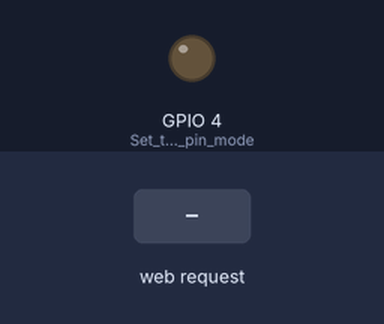
Recording of a sketch running on a simulated ESP32. Shown: output pins drawn as LEDs (lit = HIGH). Inputs (shaded band) come from the test bench. WiFi joins after 1.5 s; servers stay silent unless stated; what the sketch prints to the serial monitor is not drawn.

Above: at 2.7 s.
2.8 s: HTTP request GET /?command=on received
At 3.8 s:
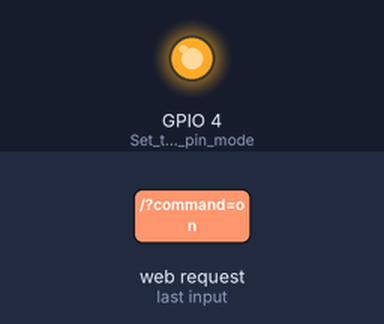
4.4 s: HTTP request GET /?command=off received
At 5.3 s:
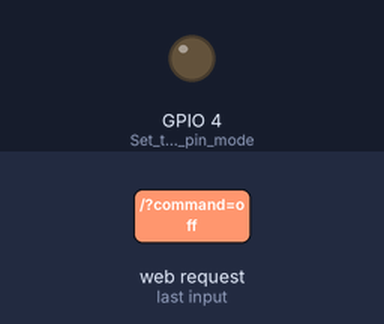
Timing chart, 0 to 7.4 s (numbered marks = the images above; inputs shaded):
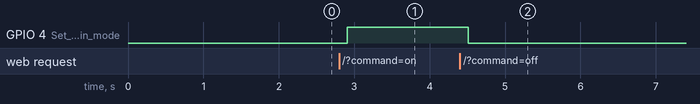

Measured:
- after the input at 2.8 s, GPIO 4 (Set_the_LED_pin_mode): LOW → HIGH after 0.11 s
- after the input at 4.4 s, GPIO 4 (Set_the_LED_pin_mode): HIGH → LOW after 0.11 s

The sketch:

2.ino
```cpp
#include <WiFi.h>
#include <WebServer.h>

// WiFi credentials
const char *ssid = "***";
const char *password = "***";

// Create a server at port 80
WiFiServer server(80);

// Variables to store the On and Off times
unsigned long onTime = 1000;  // Default to 1 second on
unsigned long offTime = 1000; // Default to 1 second off
int blink = 0; //if set time it is 1 else 0
bool ledState = LOW;


void setup() {
  Serial.begin(115200);
  pinMode(4, OUTPUT);  // Set the LED pin mode

  // Connect to WiFi
  Serial.println();
  Serial.print("Connecting to ");
  Serial.println(ssid);
  WiFi.begin(ssid, password);

  while (WiFi.status() != WL_CONNECTED) {
    delay(500);
    Serial.print(".");
  }

  Serial.println("");
  Serial.println("WiFi connected.");
  Serial.println("IP address: ");
  Serial.println(WiFi.localIP());

  // Start the server
  server.begin();
}

void loop() {

  // Handle LED timing
  if (blink == 0){
    digitalWrite(4, ledState);  // Update the actual LED
  }else {
    digitalWrite(4, HIGH);
    delay(onTime);
    digitalWrite(4, LOW);
    delay(offTime);
  }


  WiFiClient client = server.available();  // Listen for incoming clients

  if (client) {
    Serial.println("New Client.");
    String currentLine = "";  // Make a String to hold incoming data from the client
    String header = "";       // Store the HTTP request

    while (client.connected()) {
      if (client.available()) {
        char c = client.read();
        header += c;

        if (c == '\n') {
          // If the current line is blank, you got two newline characters in a row
          // that's the end of the client HTTP request, so send a response
          if (currentLine.length() == 0) {
            // HTTP response header
            client.println("HTTP/1.1 200 OK");
            client.println("Content-type:text/html");
            client.println();

            // Parse HTTP POST parameters

              if (header.indexOf("command=on") > 0) {
                digitalWrite(4, HIGH);
                ledState = HIGH;
                blink = 0;
                client.println("The light is now on.");
              } else if (header.indexOf("command=off") > 0) {
                digitalWrite(4, LOW);
                ledState = LOW;
                blink = 0;
                client.println("The light is now off.");
              } else if (header.indexOf("ledOnTime") > 0 && header.indexOf("ledOffTime") > 0) {
                int ledOnTimeIndex = header.indexOf("ledOnTime=") + 10;
                int ampIndex = header.indexOf("&", ledOnTimeIndex);
                String ledOnTimeStr = header.substring(ledOnTimeIndex, ampIndex);
                onTime = ledOnTimeStr.toInt();

                int ledOffTimeIndex = header.indexOf("ledOffTime=") + 11;
                int endIndex = header.indexOf(" ", ledOffTimeIndex);
                String ledOffTimeStr = header.substring(ledOffTimeIndex, endIndex);
                offTime = ledOffTimeStr.toInt();

                blink = 1;

                client.println("LED times set successfully.");
              }else if(header.indexOf("ledState") > 0){
                if(blink == 1){
                  client.print("LED is Blinking.");
                  client.print("on : ");
                  client.print(onTime);
                  client.print("off : ");
                  client.println(offTime);
                }else{
                  if(ledState == LOW){
                    client.println("LED is OFF.");
                  }else{
                    client.println("LED is ON.");
                  }
                }
              }
               else {
                client.println("Invalid command.");
              }


            client.println();
            break;
          } else {
            currentLine = "";
          }
        } else if (c != '\r') {
          currentLine += c;
        }


      }
      Serial.println(header);
    }

    // Close the connection
    client.stop();
    Serial.println("Client Disconnected.");
  }
}
```
